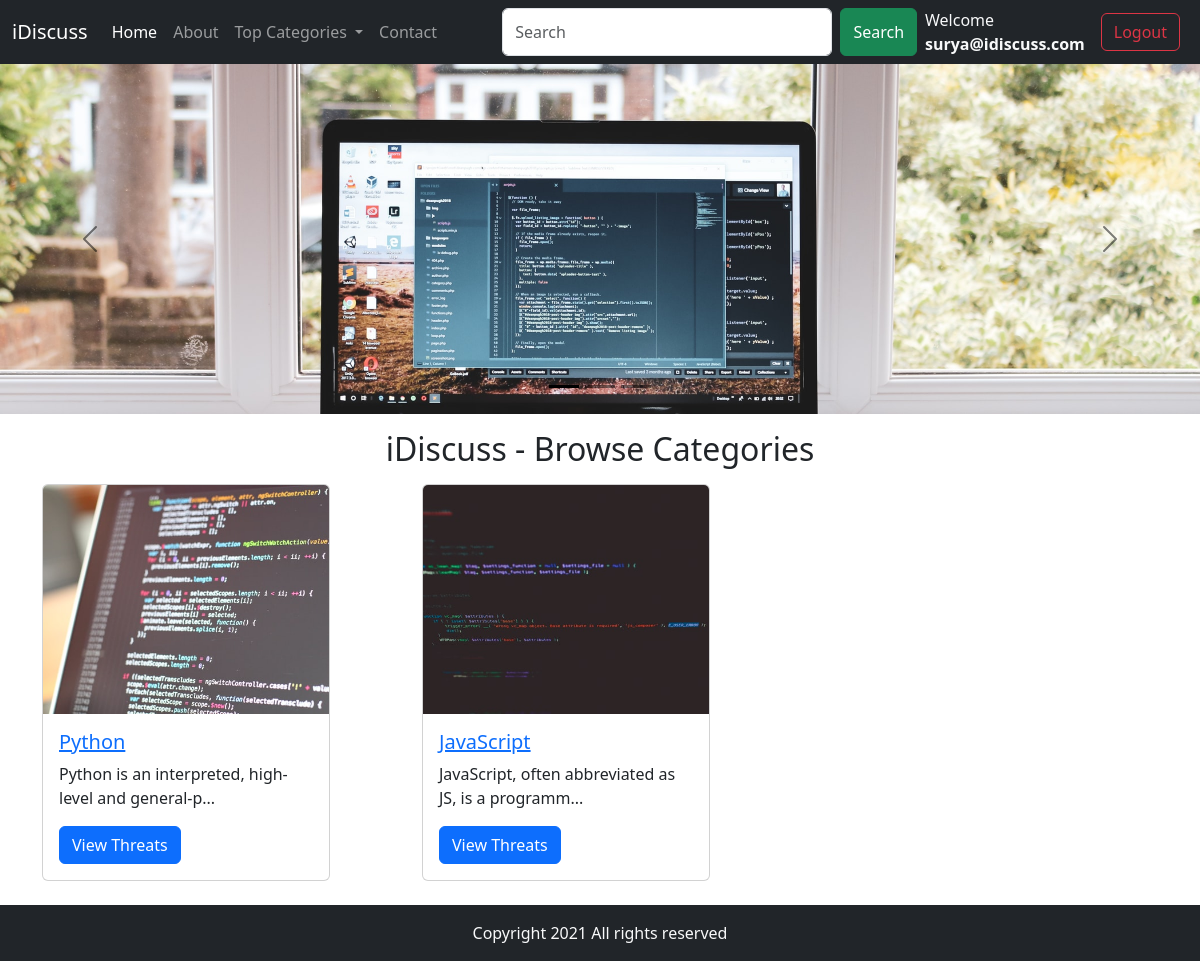
The page / (signed in) on the database its author committed.
### tables this page shows
CREATE TABLE `categories` (
  `category_id` int(8) NOT NULL,
  `category_name` varchar(255) NOT NULL,
  `category_description` varchar(255) NOT NULL,
  `created` datetime NOT NULL DEFAULT current_timestamp()
);

### index.php (the view, shortened to what this page needs)
<!doctype html>
<html lang="en">
<head>
    <link rel="stylesheet" href="css/bootstrap.min.css">
</head>
<body>
    <?php include "partials/_dbconnect.php"; ?>
    <?php include "partials/_header.php"; ?>
    <div id="carouselExampleIndicators" class="carousel carousel-dark slide" data-bs-ride="carousel">
        <div class="carousel-indicators">
            <button type="button" data-bs-target="#carouselExampleIndicators" data-bs-slide-to="0" class="active"
                aria-current="true" aria-label="Slide 1"></button>
            <button type="button" data-bs-target="#carouselExampleIndicators" data-bs-slide-to="1"
                aria-label="Slide 2"></button>
            <button type="button" data-bs-target="#carouselExampleIndicators" data-bs-slide-to="2"
                aria-label="Slide 3"></button>
        </div>
        <div class="carousel-inner">
            <div class="carousel-item active">
                <img src="img/slider-11.jpeg" class="d-block w-100" alt="...">
            </div>
        </div>
        <button class="carousel-control-prev" type="button" data-bs-target="#carouselExampleIndicators"
            data-bs-slide="prev">
            <span class="carousel-control-prev-icon" aria-hidden="true"></span>
        </button>
        <button class="carousel-control-next" type="button" data-bs-target="#carouselExampleIndicators"
            data-bs-slide="next">
            <span class="carousel-control-next-icon" aria-hidden="true"></span>
        </button>
    </div>
    <div class="container my-3">
        <h2 class="text-center"> iDiscuss - Browse Categories</h2>
        <div class="row">
            <?php
            $sql = "SELECT * FROM `categories`";
            $result = mysqli_query($conn, $sql);
            while ($row = mysqli_fetch_assoc($result)) {
            ?>
            <div class="col-md-4 my-2">
                <div class="card" style="width: 18rem;">
                    <img src="img/card-<?php echo $row['category_id']; ?>.jpeg" class="card-img-top"
                        alt="<?php echo $row['category_name']; ?>">
                    <div class="card-body">
                        <h5 class="card-title"><a
                                href="threadlist.php?catid=<?php echo $row['category_id']; ?>"><?php echo $row['category_name']; ?></a>
                        </h5>
                        <p class="card-text"><?php echo substr($row['category_description'], 0, 50) . "..."; ?></p>
                        <a href="threadlist.php?catid=<?php echo $row['category_id']; ?>" class="btn btn-primary">View
                            Threats</a>
                    </div>
                </div>
            </div>
            <?php
            }
            ?>
        </div>
    </div>
    <?php include "partials/_footer.php"; ?>
</body>
</html>

### rows shown on the page
categories: shows a picture, category_name "Python", category_description "Python is an interpreted, high-level and general-p"
categories: shows a picture, category_name "JavaScript", category_description "JavaScript, often abbreviated as JS, is a programm"

### other values the page prints
$_SESSION['useremail'] "surya@idiscuss.com"
